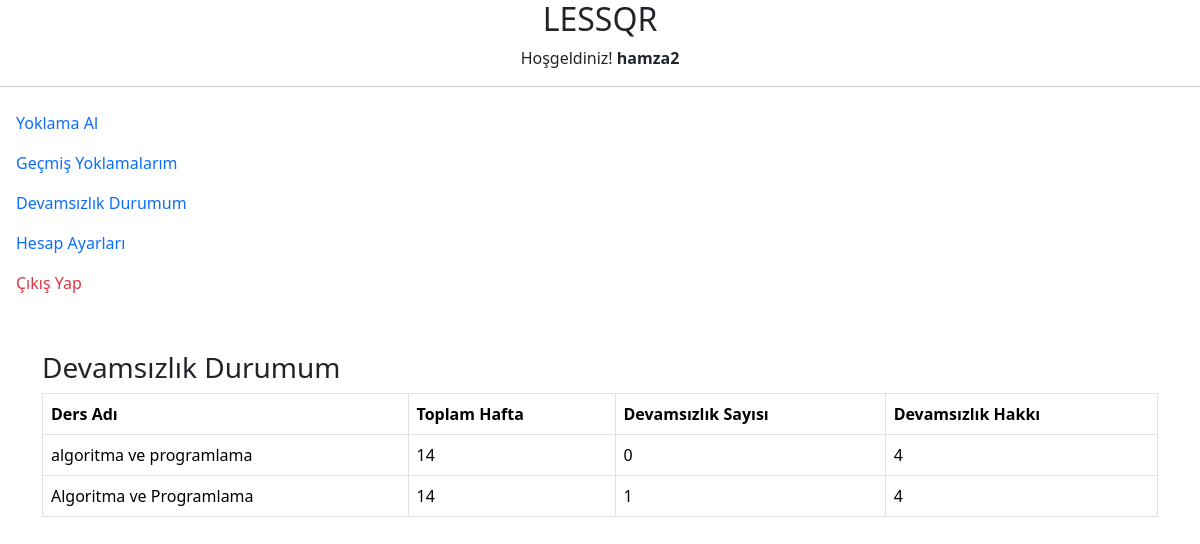
The page /account/devamsizlik-durumu/ (signed in) on the database its author committed.
### account/models.py (models this page shows, shortened)
class Attendance(models.Model):
    user = models.ForeignKey(User, on_delete=models.CASCADE, related_name="attendances")
    course_name = models.CharField(max_length=255)  # Ders adı
    total_weeks = models.IntegerField(default=14)  # Toplam hafta sayısı
    absences = models.IntegerField(default=0)  # Kullanıcının devamsızlık sayısı
    max_absences = models.IntegerField(default=4)  # Maksimum devamsızlık hakkı

### account/views.py (the view)
# urls.py: path('devamsizlik-durumu/', views.devamsizlik_durumu, name='devamsizlik_durumu'),
def devamsizlik_durumu(request):
    attendance = Attendance.objects.filter(user=request.user)
    return render(request, 'devamsizlik_durumu.html', {'attendance': attendance})

### account/templates/devamsizlik_durumu.html (shortened to what this page needs)
{% extends "layout.html" %}
{% block content %}
<div class="sidebar d-none d-md-block">
    <h2 class="text-center">LESSQR</h2>
    <p class="text-center">Hoşgeldiniz! <strong>{{ request.user.first_name }}</strong></p>
    <hr>
    <nav class="nav flex-column">
        <a href="{% url 'student_dashboard' %}" class="nav-link">Yoklama Al</a>
        <a href="{% url 'gecmis_yoklamalar' %}" class="nav-link">Geçmiş Yoklamalarım</a>
        <a href="{% url 'devamsizlik_durumu' %}" class="nav-link">Devamsızlık Durumum</a>
        <a href="#" class="nav-link">Hesap Ayarları</a>
        <a href="/account/logout/" class="nav-link text-danger">Çıkış Yap</a>
    </nav>
</div>
<div class="container mt-5">
    <h3>Devamsızlık Durumum</h3>
    <table class="table table-bordered">
        <thead>
            <tr>
                <th>Ders Adı</th>
                <th>Toplam Hafta</th>
                <th>Devamsızlık Sayısı</th>
                <th>Devamsızlık Hakkı</th>
            </tr>
        </thead>
        <tbody>
            {% for record in attendance %}
            <tr>
                <td>{{ record.course_name }}</td>
                <td>{{ record.total_weeks }}</td>
                <td>{{ record.absences }}</td>
                <td>{{ record.max_absences }}</td>
            </tr>
            {% empty %}
            <tr>
                <td colspan="4">Devamsızlık durumu bulunamadı.</td>
            </tr>
            {% endfor %}
        </tbody>
    </table>
</div>
{% endblock %}

### rows shown on the page
Attendance: course_name "algoritma ve programlama", total_weeks "14", absences "0", max_absences "4"
Attendance: course_name "Algoritma ve Programlama", total_weeks "14", absences "1", max_absences "4"

### other values the page prints
{{ request.user.first_name }} "hamza2"
